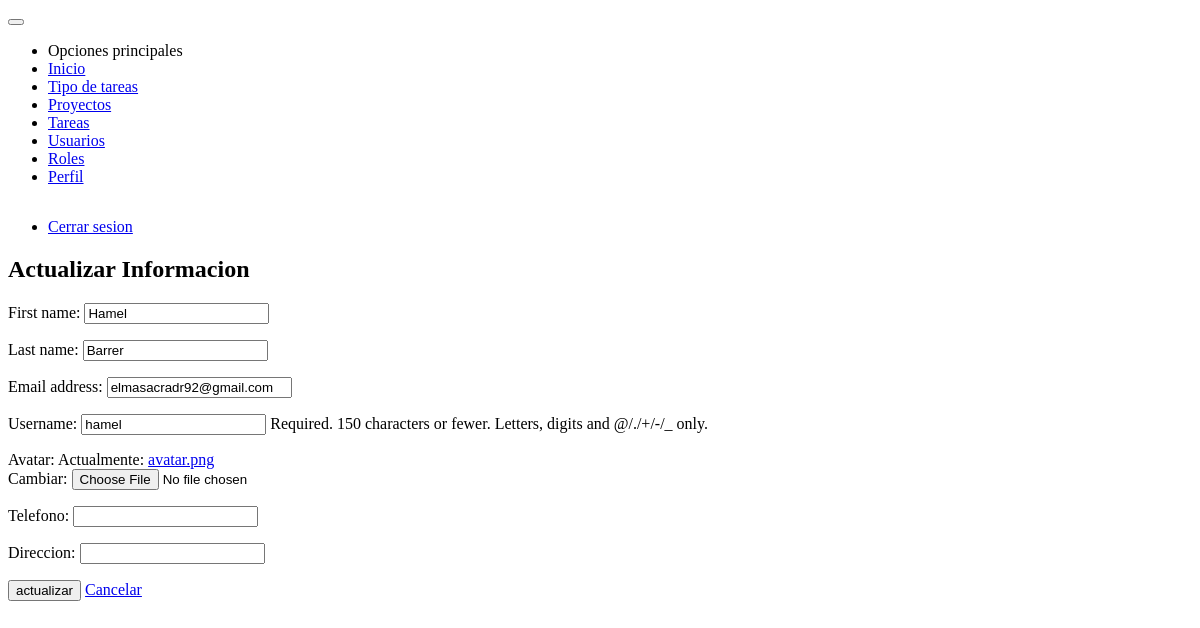
Before: /perfil/editar/2/ (signed in) with the older database file.
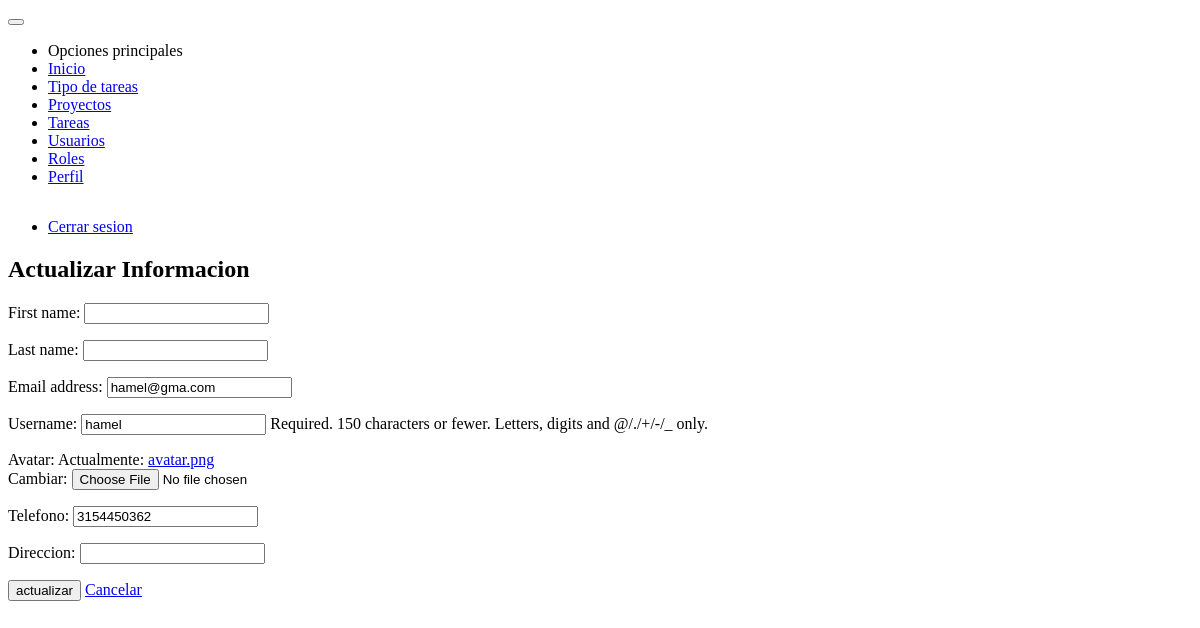
After: the same page with the newer database file.
### users/models.py (models this page shows)
class User(AbstractUser):
    def get_full_name(self):
        return f'{self.first_name} {self.last_name}'

### profiles/models.py (models this page shows, shortened)
class Profile(models.Model):
    user = models.OneToOneField(User, on_delete=models.CASCADE)
    avatar = models.ImageField(default='avatar.png', upload_to='profiles/')
    phone = models.CharField(max_length=14, blank=True, null=True)
    direction = models.CharField(max_length=80, blank=True, null=True)
    created_at = models.DateTimeField(auto_now_add=timezone.now())
    updated_at = models.DateTimeField(auto_now=timezone.now())

### profiles/views.py (the view, shortened to what this page needs)
# urls.py: path('editar/<pk>/', views.ProfileUpdateView.as_view(), name='update_profile'),
class ProfileUpdateView(LoginRequiredMixin, UpdateView):
    login_url = 'users:login'
    success_url = 'users:login'
    template_name = 'profiles/update_profile.html'
    form_class = ProfileForm
    model = Profile
    def get_context_data(self, **kwargs):
        context = super().get_context_data(**kwargs)
        if self.request.method == 'POST':
            context['form_user'] = UserUpdateForm(
                self.request.POST, instance=self.request.user)
        else:
            context['form_user'] = UserUpdateForm(instance=self.request.user)
        return context

### profiles/forms.py
class ProfileForm(ModelForm):
    phone = forms.CharField(
        min_length=10,
        max_length=14,
        label='Telefono',
        widget=forms.NumberInput(),
    )
    class Meta:
        model = Profile
        fields = (
            'avatar', 'phone', 'direction',
        )
        labels = {
            'direction': 'Direccion',
        }
    def __init__(self, *args, **kwargs):
        super().__init__(*args, **kwargs)
        self.fields['avatar'].widget.attrs.update({
            'data-role': 'file',
            'data-mode': 'drop',
        })
        self.fields['phone'].widget.attrs.update({
            'data-role': 'input',
            'data-prepend': "<span class='mif-phonelink-setup'></span>",
            'class': 'form-control',
        })
        self.fields['direction'].widget.attrs.update({
            'data-role': 'input',
            'data-prepend': "<span class='mif-map'></span>",
            'class': 'form-control',
        })

### profiles/templates/profiles/update_profile.html (shortened to what this page needs)
{% extends 'base.html' %}
{% block content %}
    <div class="card text-bold">
        <div class="card-content m-2">
            <h2 class="text-center">Actualizar Informacion</h2>
            <form method="POST" enctype="multipart/form-data">
                {{ form_user.as_p }}
                {{ form.as_p }}
                <button type="submit" class="button success">actualizar</button>
                <a href="{% url 'profiles:profile' %}" class="button alert">Cancelar</a>
            </form>
        </div>
    </div>
{% endblock %}

Changed rows visible on the page:
changed User "hamel": first_name "Hamel" → (not shown); last_name "Barrer" → (not shown); email "elmasacradr92@gmail.com" → "hamel@gma.com"
changed Profile: phone (not shown) → "3154450362"
